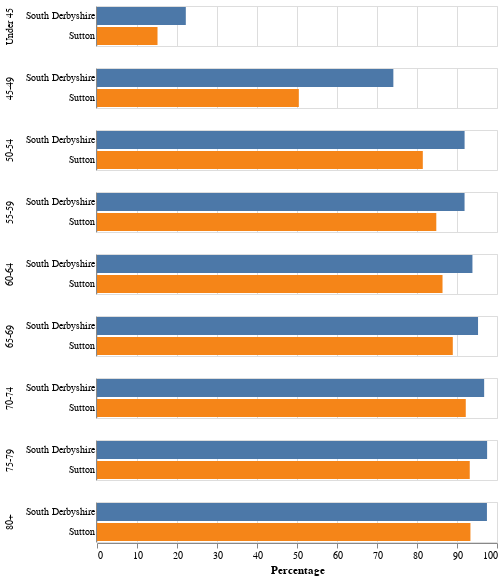

Source (notebook cell):
### Code cell
option = ["Sutton", "South Derbyshire"]

local_area = combined.loc[combined["LTLA Name"].isin(option)].drop(["LTLA Code"], axis=1)
local_area_absolute = vaccinations.loc[vaccinations["LTLA Name"].isin(option)].drop(["LTLA Code"], axis=1)
local_area_population = population.loc[population["LTLA Name"].isin(option)].drop(["LTLA Code"], axis=1)

local_area.rename(columns={"Under 50": "<50"}, inplace=True)
melted_local_area = local_area.melt(value_vars=local_area.columns.drop(["LTLA Name"]), id_vars=["LTLA Name"])
melted_local_area = melted_local_area.rename(columns={"value": "Percentage", "variable": "Age"})    
melted_local_area.reset_index(level=0, inplace=True)
chart = alt.Chart(melted_local_area).mark_bar().encode(
    y=alt.Y('LTLA Name', sort=["index"], axis=alt.Axis(labels=True, ticks=False), title=None),
    x=alt.X('Percentage', scale=alt.Scale(domain=[0, 100])),
    color=alt.Color('LTLA Name', legend=None ),
    row=alt.Row("Age", title=None, sort=["index"]),        
    tooltip=["Age", alt.Tooltip('Percentage', format='.2f')] 
).properties()
chart

### Figure 1 — Vega-Lite specification as saved in the notebook (floating-point values rounded to 4 significant figures)
{"$schema": "https://vega.github.io/schema/vega-lite/v4.8.1.json", "config": {"view": {"continuousHeight": 300, "continuousWidth": 400}}, "data": {"name": "data-cca64702265d109feefb064533b4bd66"}, "datasets": {"data-cca64702265d109feefb064533b4bd66": [{"Age": "Under 45", "LTLA Name": "South Derbyshire", "Percentage": 22.2, "index": 0}, {"Age": "Under 45", "LTLA Name": "Sutton", "Percentage": 15.13, "index": 1}, {"Age": "45-49", "LTLA Name": "South Derbyshire", "Percentage": 74.09, "index": 2}, {"Age": "45-49", "LTLA Name": "Sutton", "Percentage": 50.46, "index": 3}, {"Age": "50-54", "LTLA Name": "South Derbyshire", "Percentage": 91.9, "index": 4}, {"Age": "50-54", "LTLA Name": "Sutton", "Percentage": 81.45, "index": 5}, {"Age": "55-59", "LTLA Name": "South Derbyshire", "Percentage": 91.89, "index": 6}, {"Age": "55-59", "LTLA Name": "Sutton", "Percentage": 84.83, "index": 7}, {"Age": "60-64", "LTLA Name": "South Derbyshire", "Percentage": 93.86, "index": 8}, {"Age": "60-64", "LTLA Name": "Sutton", "Percentage": 86.38, "index": 9}, {"Age": "65-69", "LTLA Name": "South Derbyshire", "Percentage": 95.26, "index": 10}, {"Age": "65-69", "LTLA Name": "Sutton", "Percentage": 88.95, "index": 11}, {"Age": "70-74", "LTLA Name": "South Derbyshire", "Percentage": 96.79, "index": 12}, {"Age": "70-74", "LTLA Name": "Sutton", "Percentage": 92.19, "index": 13}, {"Age": "75-79", "LTLA Name": "South Derbyshire", "Percentage": 97.53, "index": 14}, {"Age": "75-79", "LTLA Name": "Sutton", "Percentage": 93.19, "index": 15}, {"Age": "80+", "LTLA Name": "South Derbyshire", "Percentage": 97.49, "index": 16}, {"Age": "80+", "LTLA Name": "Sutton", "Percentage": 93.36, "index": 17}]}, "encoding": {"color": {"field": "LTLA Name", "legend": null, "type": "nominal"}, "row": {"field": "Age", "sort": ["index"], "title": null, "type": "nominal"}, "tooltip": [{"field": "Age", "type": "nominal"}, {"field": "Percentage", "format": ".2f", "type": "quantitative"}], "x": {"field": "Percentage", "scale": {"domain": [0, 100]}, "type": "quantitative"}, "y": {"axis": {"labels": true, "ticks": false}, "field": "LTLA Name", "sort": ["index"], "title": null, "type": "nominal"}}, "mark": "bar"}
